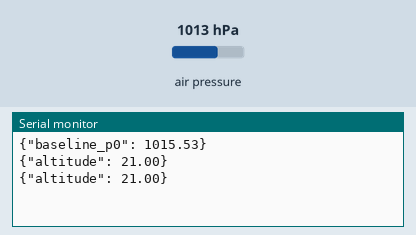
Recording of a sketch running on a simulated Arduino Uno, built with avr-gcc and run on an emulated ATmega328P. Parts: the last lines printed to the serial monitor. Inputs (shaded band) come from the test bench; at power-on: air pressure 1013 hPa.

Above: at 2.2 s.
2.3 s: air pressure set to 952 hPa
At 3.6 s:
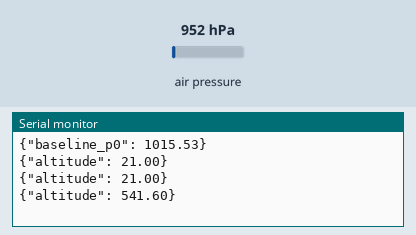
3.8 s: air pressure set to 975 hPa
At 4.8 s:
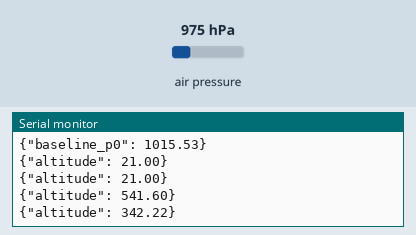
Timing chart, 0 to 6.8 s (numbered marks = the images above; inputs shaded):
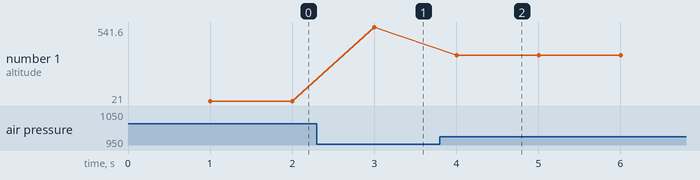

The sketch:

sketch_feb25a.ino
```cpp
#include <Adafruit_BMP085.h>
#include <Wire.h>
#include <math.h>  // Needed for pow()

Adafruit_BMP085 bmp;

#define KNOWN_ALTITUDE 21.0  // Known altitude in meters at calibration

float baseline_p0;  // Baseline sea-level pressure in millibars (mb)

void setup() {
  Serial.begin(9600);
  if (!bmp.begin()) {
    Serial.println("{\"error\": \"BMP085 sensor not found!\"}");
    while (1) {}
  }

  // Calibrate once: Read pressure at the known altitude (21 m)
  float pressurePa = bmp.readPressure();          // Pressure in Pascals
  float pressureMb = pressurePa / 100.0;            // Convert to millibars (mb)

  // Compute baseline sea-level pressure (p0) in mb using:
  // p0 = measured_pressure / (1 - (altitude/44330))^5.255
  baseline_p0 = pressureMb / pow(1 - (KNOWN_ALTITUDE / 44330.0), 5.255);

  // Optionally, print the baseline for debugging
  Serial.print("{\"baseline_p0\": ");
  Serial.print(baseline_p0, 2);
  Serial.println("}");

  delay(1000);  // Allow time for calibration before starting measurements
}

void loop() {
  // Read current pressure in Pascals
  float pressurePa = bmp.readPressure();
  // Convert to millibars (mb)
  float pressureMb = pressurePa / 100.0;

  // Compute the current altitude in meters using the stored baseline p0:
  // altitude = 44330 * (1 - (measured_pressure / p0)^0.1903)
  float altitude = 44330.0 * (1 - pow(pressureMb / baseline_p0, 0.1903));

  // Output the computed altitude in JSON format
  Serial.print("{\"altitude\": ");
  Serial.print(altitude, 2);
  Serial.println("}");

  delay(1000); // Update every 1 second
}
```

Measured:
- after the input at 2.3 s, the serial monitor: prints a new line after 0.70 s (image 1)
- after the input at 3.8 s, the serial monitor: prints a new line after 0.20 s (image 2)
- plotted number 1: 21 → 541.6 after the input at 2.3 s, 541.6 → 342.22 after the input at 3.8 s
